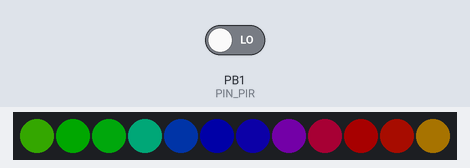
Recording of a sketch running on a simulated ATtiny85, built with avr-gcc and run on an emulated ATtiny85. On the bench: 12 RGB LEDs in strip order, left to right. The inputs (shaded band) are chosen by the test bench; at power-on: PB1 (PIN_PIR) LOW. Dim RGB values are drawn brighter than linear.

Above: at 1.2 s.
1.3 s: PB1 (PIN_PIR) driven HIGH
At 3.32 s:
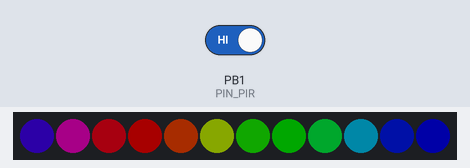
4.3 s: PB1 (PIN_PIR) driven LOW
At 13.03 s:
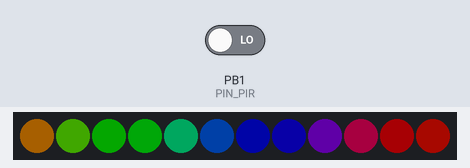
14.3 s: PB1 (PIN_PIR) driven HIGH
At 18.36 s:
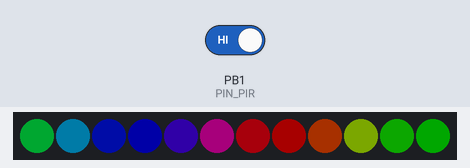

The sketch:

basic-path-light.ino
```cpp
// Neopixel ring and PIR sensor

#include <Adafruit_NeoPixel.h>
#ifdef __AVR__
  #include <avr/power.h>
#endif

#define FRAME_MS 33 // 30 fps

#define PIN_RGB    0
#define PIN_PIR    1

#define NUM_PIXELS 12
#define HUE_CYCLE_MS 0x1000 // Must be less than 0x10000

#define WAKE_DURATION_MS  30000 // 30 seconds

// Time in ms after boot
uint32_t gSleepTime = 0;

Adafruit_NeoPixel gPixels(NUM_PIXELS, PIN_RGB, NEO_GRB + NEO_KHZ800);

void check_presence() {
  uint32_t now = millis();

  int detected = digitalRead(PIN_PIR) == HIGH;

  if (detected) {
    gSleepTime = now + WAKE_DURATION_MS;
  }
}

void setup() {
#if defined(__AVR_ATtiny85__) && (F_CPU == 16000000)
  clock_prescale_set(clock_div_1);
#endif

  gPixels.begin();
  gPixels.clear();

  gSleepTime = WAKE_DURATION_MS;
}

void loop() {
  uint32_t start = millis();

  check_presence();

  if (start < gSleepTime) { // Awake
    gPixels.rainbow((start % HUE_CYCLE_MS) * (0x10000 / HUE_CYCLE_MS), 1, 0xff, 0x80);
  }
  else { // Asleep
    gPixels.clear();
  }

  gPixels.show();

  uint32_t d = millis() - start;
  if (d < FRAME_MS)
    delay(FRAME_MS - d);
}
```
